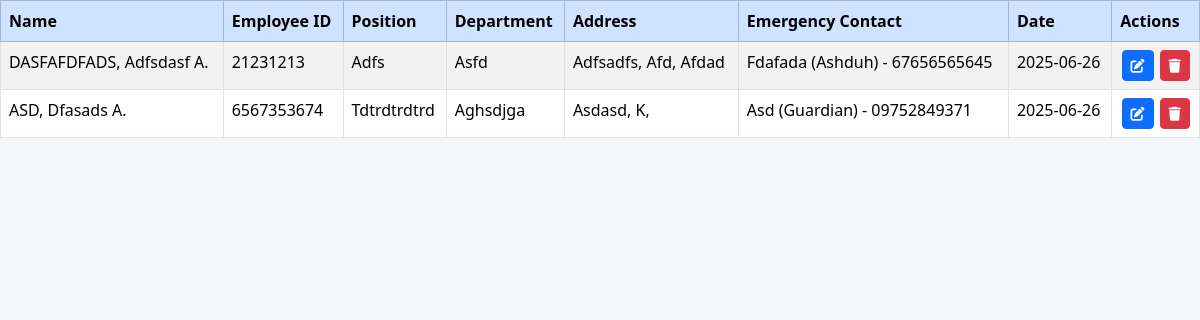
The page /admin/fetch_employee.php on the database its author committed.
### tables this page shows
CREATE TABLE `employee` (
  `e_id` int(255) NOT NULL,
  `employee_surname` varchar(255) NOT NULL,
  `employee_fname` varchar(255) NOT NULL,
  `employee_mi` char(10) NOT NULL,
  `employee_ext` char(10) NOT NULL,
  `employee_address` varchar(255) NOT NULL,
  `employee_id` varchar(255) NOT NULL,
  `employee_department` varchar(255) NOT NULL,
  `employee_position` varchar(255) NOT NULL,
  `employee_emergency_name` varchar(255) NOT NULL,
  `employee_relation` varchar(255) NOT NULL,
  `employee_contact` varchar(255) NOT NULL,
  `employee_date` date NOT NULL DEFAULT current_timestamp()
);

### admin/fetch_employee.php (the view, shortened to what this page needs)
<?php
require_once "../config/dbcon.php";
include "../config/dashboardplugin.php";
$sort = (isset($_GET['sort']) && strtolower($_GET['sort']) === 'asc') ? 'ASC' : 'DESC';
$sql = "SELECT * FROM employee ORDER BY employee_date $sort";
$result = $conn->query($sql);
if ($result && $result->num_rows > 0) {
    echo '<div style="overflow-x:auto;"><table class="table table-bordered table-striped">';
    echo '<thead class="table-primary"><tr>
            <th>Name</th>
            <th>Employee ID</th>
            <th>Position</th>
            <th>Department</th>
            <th>Address</th>
            <th>Emergency Contact</th>
            <th>Date</th>
            <th>Actions</th>
          </tr></thead><tbody>';
    while ($row = $result->fetch_assoc()) {
        $id = $row['e_id'];
        $fullName = "{$row['employee_surname']}, {$row['employee_fname']} {$row['employee_mi']} {$row['employee_ext']}";
        $emergency = "{$row['employee_emergency_name']} ({$row['employee_relation']}) - {$row['employee_contact']}";
        echo "<tr>
                <td>{$fullName}</td>
                <td>{$row['employee_id']}</td>
                <td>{$row['employee_position']}</td>
                <td>{$row['employee_department']}</td>
                <td>{$row['employee_address']}</td>
                <td>{$emergency}</td>
                <td>{$row['employee_date']}</td>
                <td>
                  <div class='action-buttons'>
                    <button class='btn btn-sm btn-primary emp-edit-btn' data-id='$id'>
                      <i class='fas fa-edit'></i>
                    </button>
                    <button class='btn btn-sm btn-danger emp-delete-btn' data-id='$id'>
                      <i class='fas fa-trash'></i>
                    </button>
                  </div>
                </td>
              </tr>";
    }
    echo '</tbody></table></div>';
} else {
    echo "<p>No employee records found.</p>";
}
?>

### css/dashboard.css (style rules this page uses)
body { font-family: 'Segoe UI', sans-serif; margin: 0; background-color: #f4f6fa; }
.action-buttons { display: flex; gap: 6px; justify-content: center; align-items: center; }

### rows shown on the page
employee: fullName "DASFAFDFADS, Adfsdasf A.", employee "21231213", employee_position "Adfs", employee_department "Asfd", employee_address "Adfsadfs, Afd, Afdad", emergency "Fdafada (Ashduh) - 67656565645", employee_date "2025-06-26"
employee: fullName "ASD, Dfasads A.", employee "6567353674", employee_position "Tdtrdtrdtrd", employee_department "Aghsdjga", employee_address "Asdasd, K,", emergency "Asd (Guardian) - 09752849371", employee_date "2025-06-26"
